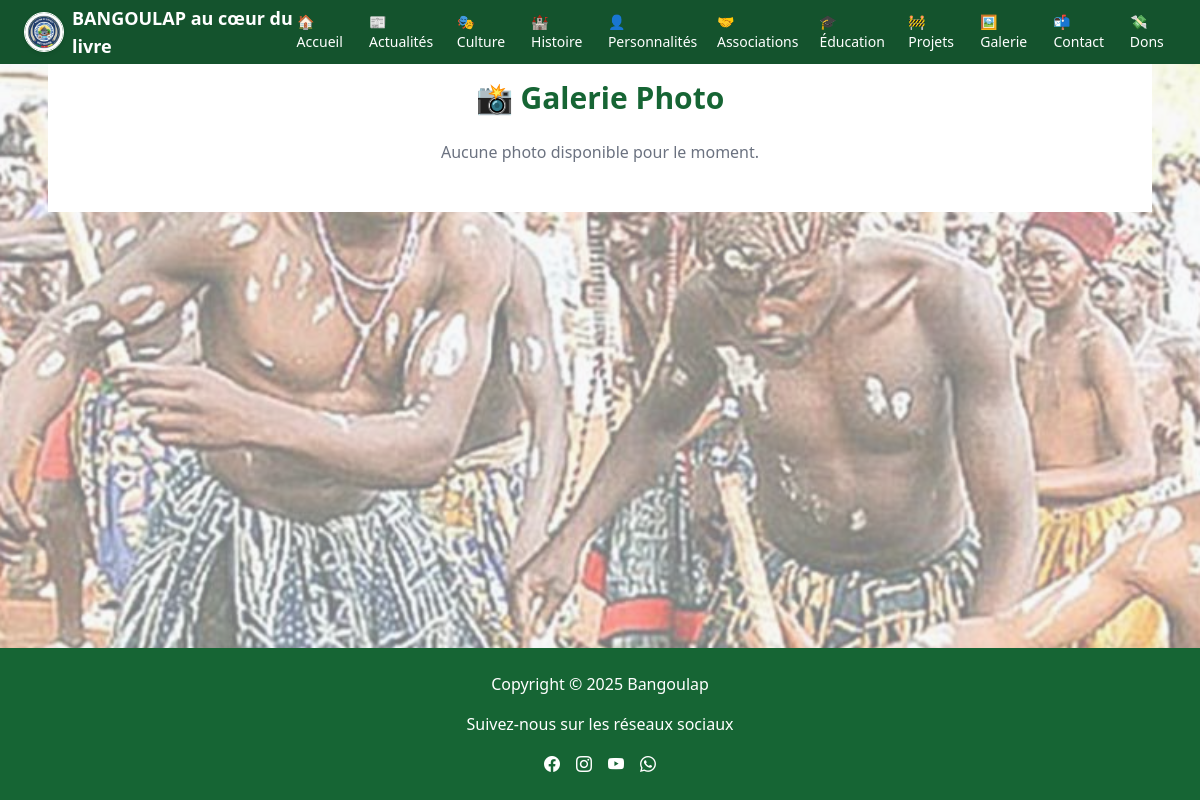
The page /galerie/photos/ on the database as committed earlier.
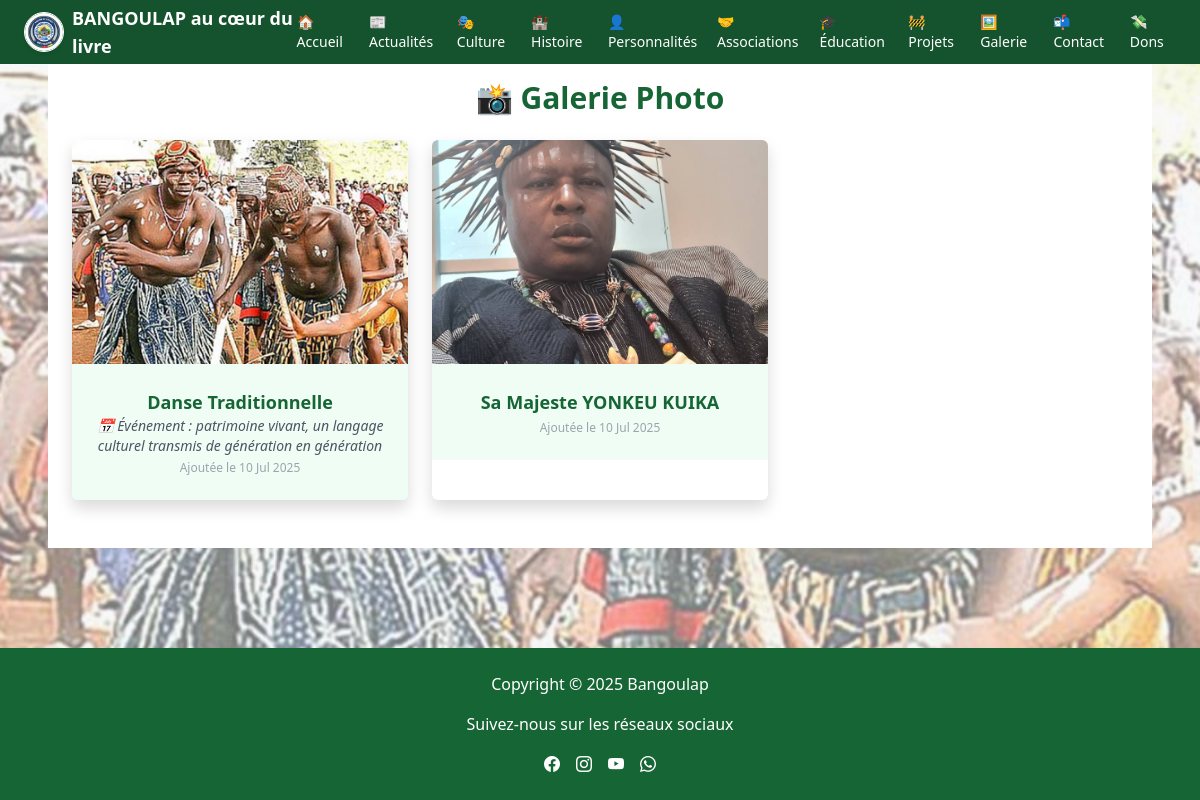
The same page on the database as committed later.
### galerie/models.py (models this page shows, shortened)
class Photo(models.Model):
    titre = models.CharField(max_length=200)
    image = models.ImageField(upload_to='galerie/photos/')
    evenement = models.CharField(max_length=200, blank=True)
    date = models.DateField(auto_now_add=True)

### galerie/views.py (the view)
# urls.py: path('photos/', views.galerie_photos, name='photos'),
def galerie_photos(request):
    photos = Photo.objects.all()
    return render(request, 'galerie/photos.html', {'photos': photos})

### galerie/templates/galerie/photos.html (shortened to what this page needs)
{% extends 'base.html' %}
{% load static %}
{% block content %}
<section class="bg-white py-12">
    <div class="max-w-6xl mx-auto px-4">
        <h1 class="text-3xl font-bold text-green-800 text-center mb-6">📸 Galerie Photo</h1>
        <div class="grid grid-cols-1 sm:grid-cols-2 md:grid-cols-3 gap-6">
            {% for photo in photos %}
                <div class="rounded overflow-hidden shadow hover:shadow-lg transition duration-300 bg-white">
                    <img src="{{ photo.image.url }}" alt="{{ photo.titre }}" class="w-full h-56 object-cover">
                    <div class="p-4 bg-green-50 text-center">
                        <h2 class="font-semibold text-lg text-green-800">{{ photo.titre }}</h2>
                        {% if photo.evenement %}
                            <p class="text-sm text-gray-600 italic">📅 Événement : {{ photo.evenement }}</p>
                        {% endif %}
                        <p class="text-xs text-gray-400 mt-1">Ajoutée le {{ photo.date|date:"d M Y" }}</p>
                    </div>
                </div>
            {% empty %}
                <p class="text-center col-span-3 text-gray-500">Aucune photo disponible pour le moment.</p>
            {% endfor %}
        </div>
    </div>
</section>
{% endblock %}

Rows that differ between the two databases and show on the page:
added Photo: image (picture), titre "Danse Traditionnelle", evenement "patrimoine vivant, un langage culturel transmis de génération en génération", date "10 Jul 2025"
added Photo: image (picture), titre "Sa Majeste YONKEU KUIKA", date "10 Jul 2025"
Other text that changed with them:
text no longer shown: "Aucune photo disponible pour le moment."
